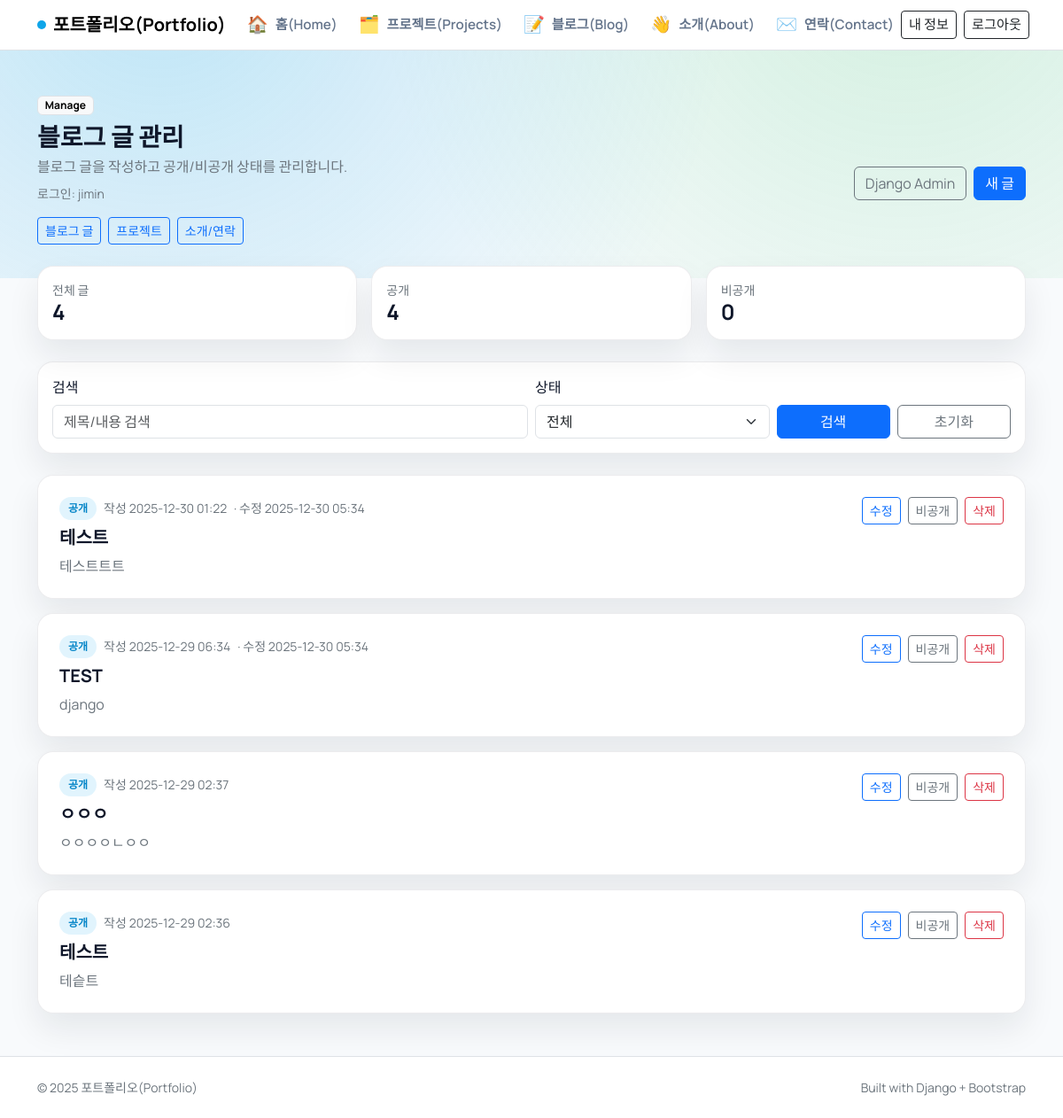
Page /manage/ (signed in) on the committed database.
### blog/models.py (models this page shows, shortened)
class Post(models.Model):
    STATUS_DRAFT = "draft"
    STATUS_PUBLISHED = "published"
    STATUS_CHOICES = [
        (STATUS_DRAFT, "Draft"),
        (STATUS_PUBLISHED, "Published"),
    ]
    title = models.CharField(max_length=200)
    content = models.TextField()
    owner = models.ForeignKey(
        settings.AUTH_USER_MODEL,
        on_delete=models.CASCADE,
        related_name="posts",
        null=True,
        blank=True,
    )
    status = models.CharField(max_length=10, choices=STATUS_CHOICES, default=STATUS_PUBLISHED)
    created_at = models.DateTimeField(default=timezone.now)
    updated_at = models.DateTimeField(null=True, blank=True)

### blog/views.py (the view)
@login_required
def manage_post_list(request):
    query = request.GET.get("q", "").strip()
    status = request.GET.get("status", "all")
    base_qs = Post.objects.filter(owner=request.user)
    posts = base_qs.order_by("-created_at")
    if status == Post.STATUS_PUBLISHED:
        posts = posts.filter(status=Post.STATUS_PUBLISHED)
    elif status == Post.STATUS_DRAFT:
        posts = posts.filter(status=Post.STATUS_DRAFT)
    if query:
        posts = posts.filter(Q(title__icontains=query) | Q(content__icontains=query))
    paginator = Paginator(posts, 8)
    page_obj = paginator.get_page(request.GET.get("page"))
    params = request.GET.copy()
    params.pop("page", None)
    query_string = params.urlencode()
    context = {
        "posts": page_obj.object_list,
        "page_obj": page_obj,
        "query": query,
        "status": status,
        "total_count": base_qs.count(),
        "published_count": base_qs.filter(status=Post.STATUS_PUBLISHED).count(),
        "draft_count": base_qs.filter(status=Post.STATUS_DRAFT).count(),
        "query_string": query_string,
    }
    return render(request, "blog/manage/post_list.html", context)

### blog/templates/blog/manage/post_list.html (shortened to what this page needs)
{% extends "blog/manage/base.html" %}
{% block manage_title %}블로그 글 관리{% endblock %}
{% block manage_description %}블로그 글을 작성하고 공개/비공개 상태를 관리합니다.{% endblock %}
{% block manage_content %}
<div class="row g-3 mb-4">
  <div class="col-md-4">
    <div class="surface p-3">
      <div class="text-secondary small">전체 글</div>
      <div class="h4 fw-bold mb-0">{{ total_count }}</div>
    </div>
  </div>
  <div class="col-md-4">
    <div class="surface p-3">
      <div class="text-secondary small">공개</div>
      <div class="h4 fw-bold mb-0">{{ published_count }}</div>
    </div>
  </div>
  <div class="col-md-4">
    <div class="surface p-3">
      <div class="text-secondary small">비공개</div>
      <div class="h4 fw-bold mb-0">{{ draft_count }}</div>
    </div>
  </div>
</div>
<form class="surface p-3 mb-4" method="get">
  <div class="row g-2 align-items-end">
    <div class="col-md-6">
      <label class="form-label">검색</label>
      <input class="form-control" type="search" name="q" placeholder="제목/내용 검색" value="{{ query }}">
    </div>
    <div class="col-md-3">
      <label class="form-label">상태</label>
      <select class="form-select" name="status">
        <option value="all" {% if status == "all" %}selected{% endif %}>전체</option>
      </select>
    </div>
    <div class="col-md-3 d-flex gap-2">
      <button class="btn btn-primary w-100" type="submit">검색</button>
      <a class="btn btn-outline-secondary w-100" href="{% url 'manage_post_list' %}">초기화</a>
    </div>
  </div>
</form>
{% for post in posts %}
  <div class="surface p-4 manage-card">
    <div class="d-flex flex-column flex-lg-row justify-content-between gap-3">
      <div>
        <div class="d-flex align-items-center gap-2 mb-2">
          {% if post.status == "published" %}
            <span class="status-badge status-published">공개</span>
          {% else %}
            <span class="status-badge status-draft">비공개</span>
          {% endif %}
          <span class="small text-secondary">작성 {{ post.created_at|date:"Y-m-d H:i" }}</span>
          {% if post.updated_at %}
            <span class="small text-secondary">· 수정 {{ post.updated_at|date:"Y-m-d H:i" }}</span>
          {% endif %}
        </div>
        <h2 class="h5 fw-bold mb-2">{{ post.title }}</h2>
        <p class="text-secondary mb-0">{{ post.content|truncatechars:140 }}</p>
      </div>
      <div class="manage-actions d-flex flex-wrap gap-2 align-items-start">
        <a class="btn btn-outline-primary btn-sm" href="{% url 'manage_post_edit' post.pk %}">수정</a>
        <form method="post" action="{% url 'manage_post_toggle' post.pk %}">
          {% if post.status == "published" %}
            <button class="btn btn-outline-secondary btn-sm" type="submit">비공개</button>
          {% else %}
            <button class="btn btn-primary btn-sm" type="submit">공개</button>
          {% endif %}
        </form>
        <a class="btn btn-outline-danger btn-sm" href="{% url 'manage_post_delete' post.pk %}">삭제</a>
      </div>
    </div>
  </div>
{% empty %}
  <div class="alert alert-light border">작성된 글이 없습니다. 새 글을 작성해 주세요.</div>
{% endfor %}
{% endblock %}

### blog/templates/blog/manage/base.html (shortened to what this page needs)
{% extends "blog/base.html" %}
{% block content %}
<section class="mb-4 fade-up">
  <span class="badge text-bg-light border mb-2">Manage</span>
  <div class="d-flex flex-wrap align-items-center justify-content-between gap-3">
    <div>
      <h1 class="h3 fw-bold mb-1">{% block manage_title %}콘텐츠 관리{% endblock %}</h1>
      <p class="text-secondary mb-0">{% block manage_description %}블로그/프로젝트/소개·연락을 관리합니다.{% endblock %}</p>
      <div class="small text-secondary mt-2">로그인: {{ request.user.username }}</div>
      <div class="d-flex flex-wrap gap-2 mt-3">
        <a class="btn btn-sm btn-outline-primary" href="{% url 'manage_post_list' %}">블로그 글</a>
        <a class="btn btn-sm btn-outline-primary" href="{% url 'manage_project_list' %}">프로젝트</a>
        <a class="btn btn-sm btn-outline-primary" href="{% url 'manage_profile_edit' %}">소개/연락</a>
      </div>
    </div>
    <div class="d-flex flex-wrap gap-2">
      {% block manage_actions %}
        <a class="btn btn-outline-secondary" href="/admin/">Django Admin</a>
        <a class="btn btn-primary" href="{% url 'manage_post_create' %}">새 글</a>
      {% endblock %}
    </div>
  </div>
</section>
{% block manage_content %}{% endblock %}
{% endblock %}

### blog/templates/blog/base.html (style rules this page uses)
:root { --ink: #0f172a; --muted: #64748b; --accent: #0ea5e9; --accent-2: #22c55e; --surface: #ffffff; --border: rgba(15, 23, 42, 0.08); --radius: 18px; }
body { font-family: "Manrope", sans-serif; color: var(--ink); background: #f8fafc; min-height: 100vh; }
body::before { content: ""; position: fixed; inset: -10% 0 auto 0; height: 55vh; background: radial-gradient(circle at 15% 20%, rgba(14, 165, 233, 0.25), transparent 60%), radial-gradient(circle at 85% 15%, rgba(34, 197, 94, 0.18), transparent 55%); z-index: -1; }
.surface { background: var(--surface); border: 1px solid var(--border); border-radius: var(--radius); box-shadow: 0 18px 36px rgba(15, 23, 42, 0.08); }
.fade-up { animation: fadeUp 0.7s ease both; }

### blog/templates/blog/manage/base.html (style rules this page uses)
.status-badge { font-weight: 600; border-radius: 999px; padding: 4px 10px; font-size: 0.75rem; }
.status-published { background: rgba(14, 165, 233, 0.12); color: #0284c7; }
.manage-actions form { margin: 0; }
.manage-card + .manage-card { margin-top: 16px; }

### rows in the picture
Post: status "공개", created_at "2025-12-30 01:22", updated_at "2025-12-30 05:34", title "테스트", content "테스트트트"
Post: status "공개", created_at "2025-12-29 06:34", updated_at "2025-12-30 05:34", title "TEST", content "django"
Post: status "공개", created_at "2025-12-29 02:37", title "ㅇㅇㅇ", content "ㅇㅇㅇㅇㄴㅇㅇ"
Post: status "공개", created_at "2025-12-29 02:36", title "테스트", content "테슽트"

### other values in the picture
{{ request.user.username }} "jimin"
{{ total_count }} "4"
{{ published_count }} "4"
{{ draft_count }} "0"
